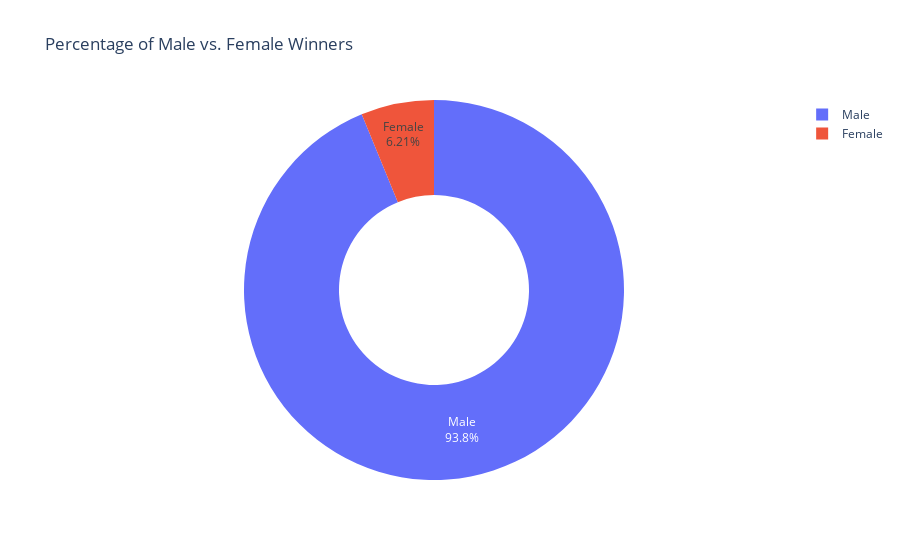

This figure's notebook cell:
### Markdown cell above
**Challenge**: Create a [donut chart using plotly](https://plotly.com/python/pie-charts/) which shows how many prizes went to men compared to how many prizes went to women. What percentage of all the prizes went to women?

### Code cell
biology = df_data.sex.value_counts()

fig = px.pie(labels=biology.index, values=biology.values, names=biology.index, title="Percentage of Male vs. Female Winners", hole=0.5)
fig.update_traces(textposition='inside', textinfo='percent+label')
fig.show()

### Figure 1 — Plotly figure (JSON) as saved in the notebook; plotly's stock layout.template omitted (floating-point values rounded to 4 significant figures)
{"data": [{"domain": {"x": [0, 1], "y": [0, 1]}, "hole": 0.5, "hovertemplate": "label=%{label}<br>value=%{value}<extra></extra>", "labels": ["Male", "Female"], "legendgroup": "", "name": "", "showlegend": true, "textinfo": "percent+label", "textposition": "inside", "type": "pie", "values": [876, 58]}], "layout": {"legend": {"tracegroupgap": 0}, "title": {"text": "Percentage of Male vs. Female Winners"}}}
